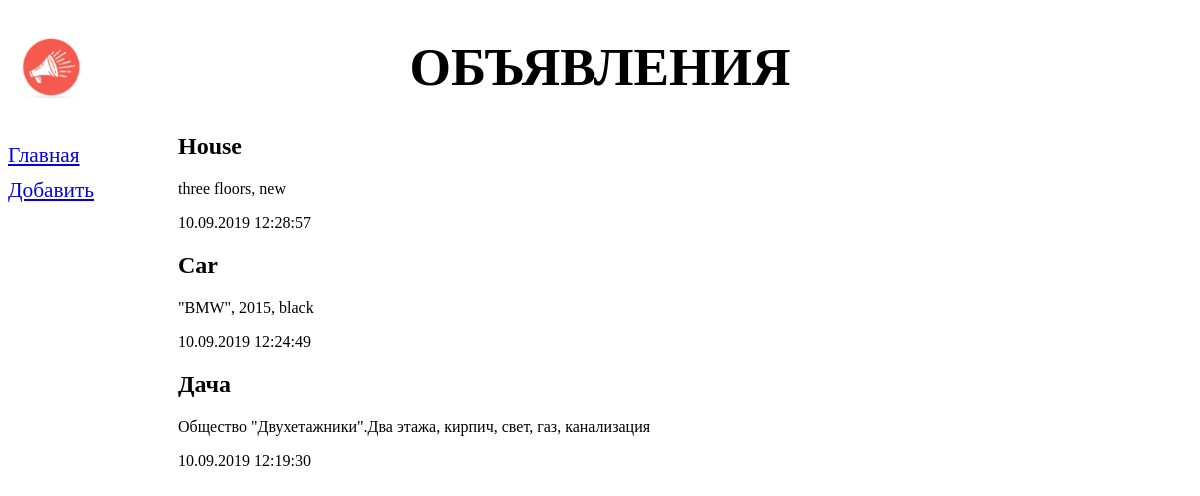
Page /bboard/ on the earlier database version.
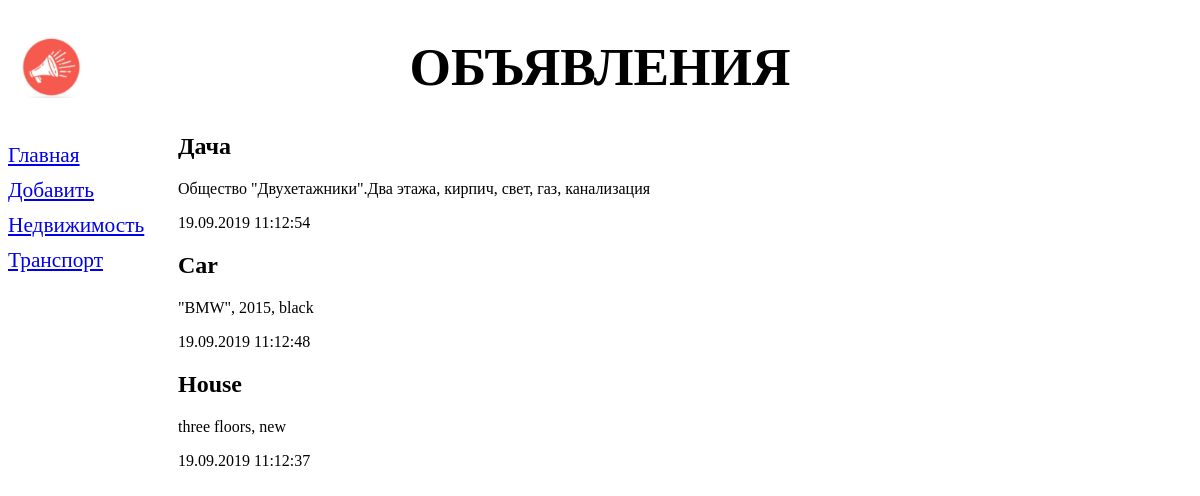
Same page on the later database version.
### bboard/models.py (models this page shows, shortened)
class Db(models.Model):
    title = models.CharField(max_length=50, verbose_name='Товар')
    content = models.TextField(null=True, blank=True, verbose_name='Описание')
    price = models.FloatField(null=True, blank=True, verbose_name='Цена')
    published = models.DateTimeField(auto_now=True, db_index=True,
                                        verbose_name='Опублтковано')
    rubric = models.ForeignKey('Rubric', null=True, on_delete=models.PROTECT,
                                verbose_name='Рубрика')
    class Meta:
        verbose_name_plural = 'Объявления'
        verbose_name = 'Объявление'
        ordering = ['-published']

class Rubric(models.Model):
    name = models.CharField(max_length=20, db_index=True,
                            verbose_name='Название')
    class Meta:
        verbose_name_plural = 'Рубрики'
        verbose_name = 'Рубрика'
        ordering = ['name']

### bboard/views.py (the view)
# urls.py: path('', views.index, name='index'),
def index(request):
    bbs = Db.objects.all()
    rubrics = Rubric.objects.all()
    context = {'bbs': bbs, 'rubrics': rubrics}
    return render(request, 'bboard/index.html', context)

### bboard/templates/bboard/index.html (shortened to what this page needs)
{% extends "layout/basic.html" %}
{% block content %}
{% for bb in bbs %}
<div class="b">
  <h2>{{ bb.title }}</h2>
  <p>{{ bb.content }}</p>
  <p>{{ bb.published|date:"d.m.Y H:i:s" }}</p>
</div>
{% endfor %}
{% endblock %}

### bboard/templates/layout/basic.html (shortened to what this page needs)
{% load static %}
<!DOCTYPE html>
<html>
    <head>
        <link rel="stylesheet" type="text/css" href="{% static 'bboard/style.css' %}">
    </head>
    <body>
        <header>
            <h1>Объявления</h1>
        </header>
        <nav>
            <a href="{% url 'index' %}">Главная</a>
            <a href="{% url 'add' %}">Добавить</a>
            {% for rubric in rubrics %}
            <a href="{% url 'by_rubric' rubric.pk %}">{{ rubric.name }}</a>
            {% endfor %}
        </nav>
        <section>
        {% block content %}
        {% endblock %}
        </section>
    </body>
</html>

### bboard/static/bboard/style.css (style rules this page uses)
header h1 { font-size: 40pt; text-transform: uppercase; text-align: center; background: url("bg.jpg") left / auto 100% no-repeat; }
nav { font-size: 16pt; width: 150px; float: left; }
nav a { display: block; margin: 10px 0px; }
section { margin-left: 170px; }

Differences in the rows shown:
added Rubric: name "Недвижимость"
added Rubric: name "Транспорт"
changed Db "Дача": published "10.09.2019 12:19:30" → "19.09.2019 11:12:54"; moves up the list
changed Db "Car": published "10.09.2019 12:24:49" → "19.09.2019 11:12:48"; moves down the list
changed Db "House": published "10.09.2019 12:28:57" → "19.09.2019 11:12:37"
